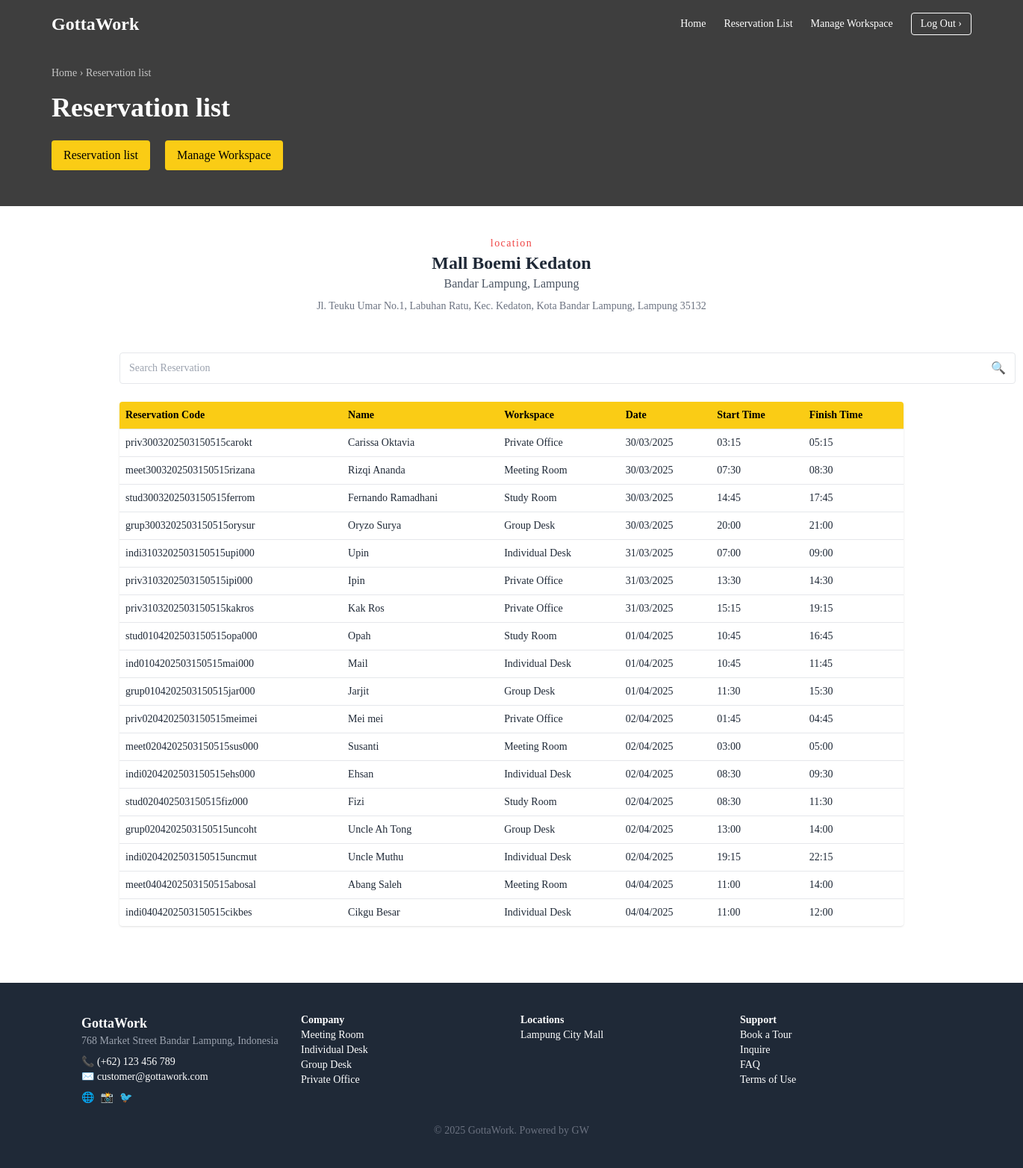
The app's page /staff_daftarreservasi.php with its own data.
### tables this page shows
CREATE TABLE `reservations` (
  `id` int NOT NULL,
  `reservation_code` varchar(100) DEFAULT NULL,
  `name` varchar(100) DEFAULT NULL,
  `workspace` varchar(50) DEFAULT NULL,
  `date` date DEFAULT NULL,
  `start_time` time DEFAULT NULL,
  `finish_time` time DEFAULT NULL
);

### staff_daftarreservasi.php (the view, shortened to what this page needs)
<?php
$host = "localhost";
$user = "root";
$pass = "";
$dbname = "database_gottawork";
$conn = new mysqli($host, $user, $pass, $dbname);
$query = "SELECT * FROM reservations";
$reservations = $conn->query($query);
?>
<!DOCTYPE html>
<html lang="en">
<head>
  <script src="https://cdn.tailwindcss.com"></script>
</head>
<body class="bg-white text-gray-800">
<header class="bg-[#3e3e3e] text-white">
  <div class="max-w-7xl mx-auto flex items-center justify-between px-6 py-4">
    <h1 class="text-2xl font-bold">GottaWork</h1>
    <nav class="hidden md:flex items-center space-x-6 text-sm">
      <a href="staff_homepage.php" class="hover:text-yellow-400">Home</a>
      <a href="staff_daftarreservasi.php" class="hover:text-yellow-400">Reservation List</a>
      <a href="mengaturworkspace.html" class="hover:text-yellow-400">Manage Workspace</a>
      <a href="login.php" class="ml-4 border border-white px-3 py-1 rounded hover:bg-white hover:text-black transition">Log Out <span>›</span></a>
    </nav>
  </div>
  <div class="max-w-7xl mx-auto px-6 pt-6 pb-12">
    <div class="text-sm text-white/70 mb-4">Home › Reservation list</div>
    <h2 class="text-4xl font-bold mb-6">Reservation list</h2>
    <div class="space-x-4">
      <button class="bg-yellow-400 hover:bg-yellow-300 text-black font-medium px-4 py-2 rounded shadow-sm transition">Reservation list</button>
      <button class="bg-yellow-400 hover:bg-yellow-300 text-black font-medium px-4 py-2 rounded shadow-sm transition">Manage Workspace</button>
    </div>
  </div>
</header>
  <section class="text-center py-10">
    <h2 class="text-sm text-red-500 tracking-widest">location</h2>
    <h1 class="text-2xl font-bold">Mall Boemi Kedaton</h1>
    <p class="text-gray-600">Bandar Lampung, Lampung</p>
    <p class="text-sm text-gray-500 mt-2">Jl. Teuku Umar No.1, Labuhan Ratu, Kec. Kedaton, Kota Bandar Lampung, Lampung 35132</p>
  </section>
<section class="bg-white py-3">
  <div class="px-40">
      <form method="GET" action="" class="flex items-center border rounded px-3 py-2 w-[1200px]">
        <input name="search" placeholder="Search Reservation" class="flex-grow outline-none text-sm" />
        <button type="submit" class="ml-2 text-gray-600">🔍</button>
      </form>
    <br>
    <div class="overflow-x-auto shadow rounded">
      <table class="min-w-full text-sm text-left">
        <thead class="bg-yellow-400 text-black">
          <tr>
            <th class="p-2">Reservation Code</th>
            <th class="p-2">Name</th>
            <th class="p-2">Workspace</th>
            <th class="p-2">Date</th>
            <th class="p-2">Start Time</th>
            <th class="p-2">Finish Time</th>
          </tr>
        </thead>
<tbody>
  <?php if ($reservations->num_rows > 0): while ($row = $reservations->fetch_assoc()): ?>
    <tr class="border-t hover:bg-gray-50">
      <td class="p-2"><?= $row['reservation_code'] ?></td>
      <td class="p-2"><?= $row['name'] ?></td>
      <td class="p-2"><?= $row['workspace'] ?></td>
      <td class="p-2"><?= date("d/m/Y", strtotime($row['date'])) ?></td>
      <td class="p-2"><?= date("H:i", strtotime($row['start_time'])) ?></td>
      <td class="p-2"><?= date("H:i", strtotime($row['finish_time'])) ?></td>
    </tr>
  <?php endwhile; else: ?>
    <tr><td colspan="7" class="p-4 text-center text-gray-500">No results found.</td></tr>
  <?php endif; ?>
</tbody>
      </table>
    </div>
  </div>
</section>
  <footer class="bg-gray-800 text-white mt-16 p-10 text-sm">
    <div class="max-w-6xl mx-auto grid grid-cols-2 md:grid-cols-4 gap-6">
      <div>
        <h3 class="font-bold text-lg">GottaWork</h3>
        <p class="text-gray-400">768 Market Street Bandar Lampung, Indonesia</p>
        <p class="mt-2">📞 (+62) 123 456 789</p>
        <p>✉️ customer@gottawork.com</p>
        <div class="flex space-x-2 mt-2">
          <a href="#">🌐</a>
          <a href="#">📸</a>
          <a href="#">🐦</a>
        </div>
      </div>
      <div>
        <h4 class="font-bold">Company</h4>
        <ul>
          <li>Meeting Room</li>
          <li>Individual Desk</li>
          <li>Group Desk</li>
          <li>Private Office</li>
        </ul>
      </div>
      <div>
        <h4 class="font-bold">Locations</h4>
        <ul><li>Lampung City Mall</li></ul>
      </div>
      <div>
        <h4 class="font-bold">Support</h4>
        <ul>
          <li>Book a Tour</li>
          <li>Inquire</li>
          <li>FAQ</li>
          <li>Terms of Use</li>
        </ul>
      </div>
    </div>
    <div class="text-center text-gray-500 mt-6">&copy; 2025 GottaWork. Powered by GW</div>
  </footer>
</body>
</html>

### staff_daftarreservasi.php (style rules this page uses)
body { font-family: 'Lora', serif; }

### records on screen
reservations: reservation_code "priv3003202503150515carokt", name "Carissa Oktavia", workspace "Private Office", date "30/03/2025", start_time "03:15", finish_time "05:15"
reservations: reservation_code "meet3003202503150515rizana", name "Rizqi Ananda", workspace "Meeting Room", date "30/03/2025", start_time "07:30", finish_time "08:30"
reservations: reservation_code "stud3003202503150515ferrom", name "Fernando Ramadhani", workspace "Study Room", date "30/03/2025", start_time "14:45", finish_time "17:45"
reservations: reservation_code "grup3003202503150515orysur", name "Oryzo Surya", workspace "Group Desk", date "30/03/2025", start_time "20:00", finish_time "21:00"
reservations: reservation_code "indi3103202503150515upi000", name "Upin", workspace "Individual Desk", date "31/03/2025", start_time "07:00", finish_time "09:00"
reservations: reservation_code "priv3103202503150515ipi000", name "Ipin", workspace "Private Office", date "31/03/2025", start_time "13:30", finish_time "14:30"
reservations: reservation_code "priv3103202503150515kakros", name "Kak Ros", workspace "Private Office", date "31/03/2025", start_time "15:15", finish_time "19:15"
reservations: reservation_code "stud0104202503150515opa000", name "Opah", workspace "Study Room", date "01/04/2025", start_time "10:45", finish_time "16:45"
reservations: reservation_code "ind0104202503150515mai000", name "Mail", workspace "Individual Desk", date "01/04/2025", start_time "10:45", finish_time "11:45"
reservations: reservation_code "grup0104202503150515jar000", name "Jarjit", workspace "Group Desk", date "01/04/2025", start_time "11:30", finish_time "15:30"
reservations: reservation_code "priv0204202503150515meimei", name "Mei mei", workspace "Private Office", date "02/04/2025", start_time "01:45", finish_time "04:45"
reservations: reservation_code "meet0204202503150515sus000", name "Susanti", workspace "Meeting Room", date "02/04/2025", start_time "03:00", finish_time "05:00"
reservations: reservation_code "indi0204202503150515ehs000", name "Ehsan", workspace "Individual Desk", date "02/04/2025", start_time "08:30", finish_time "09:30"
reservations: reservation_code "stud020402503150515fiz000", name "Fizi", workspace "Study Room", date "02/04/2025", start_time "08:30", finish_time "11:30"
reservations: reservation_code "grup0204202503150515uncoht", name "Uncle Ah Tong", workspace "Group Desk", date "02/04/2025", start_time "13:00", finish_time "14:00"
reservations: reservation_code "indi0204202503150515uncmut", name "Uncle Muthu", workspace "Individual Desk", date "02/04/2025", start_time "19:15", finish_time "22:15"
reservations: reservation_code "meet0404202503150515abosal", name "Abang Saleh", workspace "Meeting Room", date "04/04/2025", start_time "11:00", finish_time "14:00"
reservations: reservation_code "indi0404202503150515cikbes", name "Cikgu Besar", workspace "Individual Desk", date "04/04/2025", start_time "11:00", finish_time "12:00"
